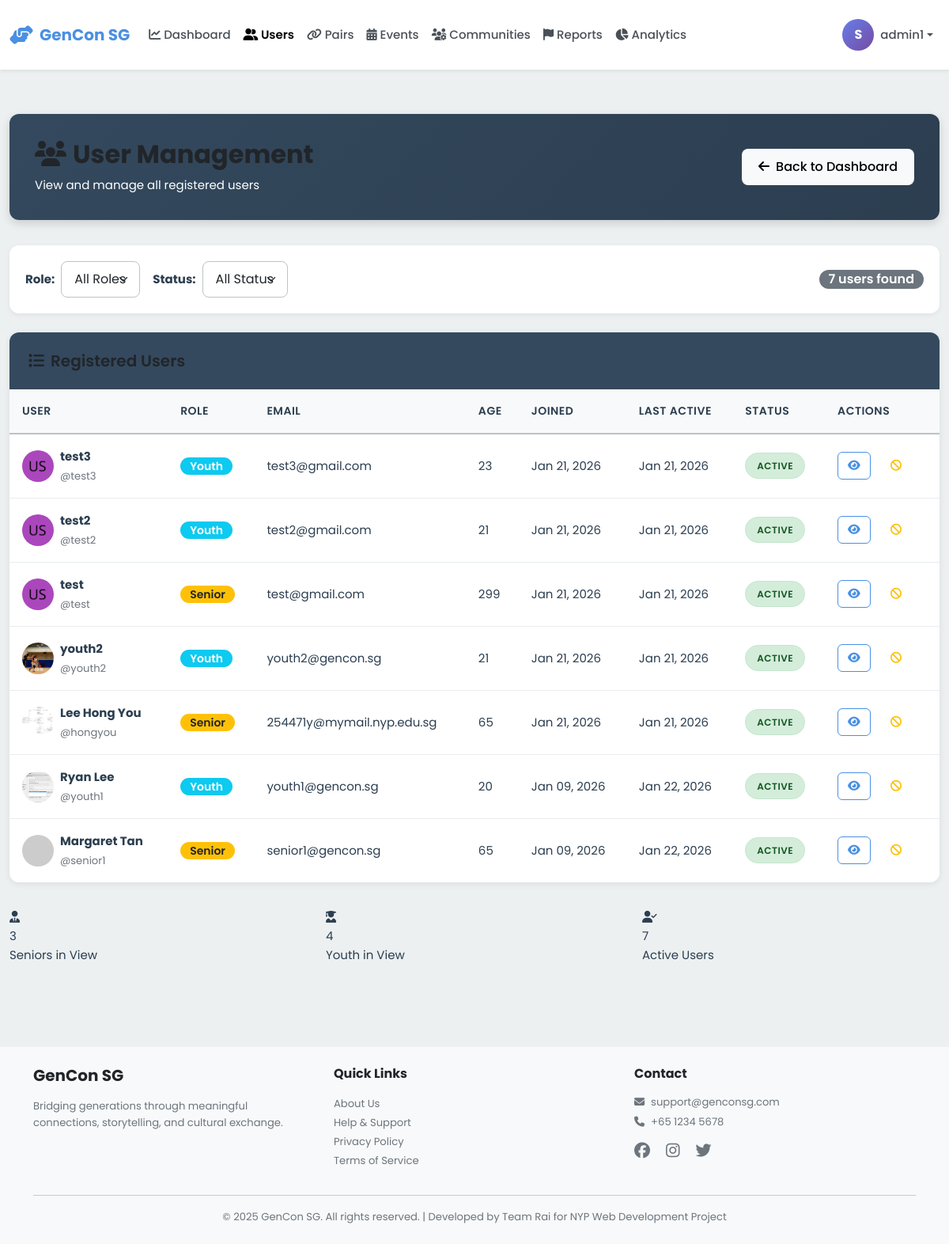
Before: /admin/users (signed in) with the older database file.
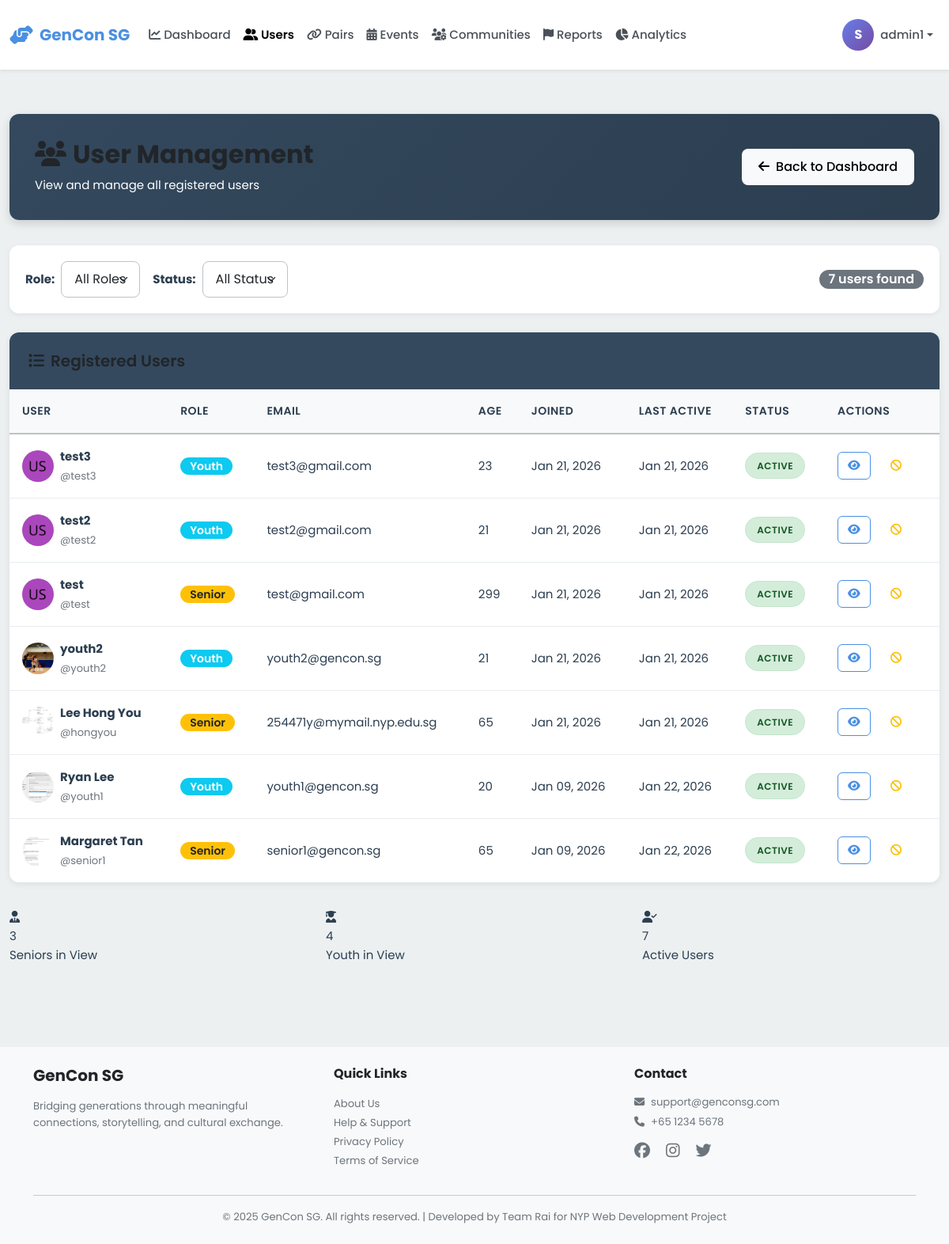
After: the same page with the newer database file.
### models.py (models this page shows, shortened)
class User(db.Model):
    __tablename__ = 'users'
    id = db.Column(db.Integer, primary_key=True)
    username = db.Column(db.String(80), unique=True, nullable=False, index=True)
    password_hash = db.Column(db.String(255), nullable=False)
    email = db.Column(db.String(120), unique=True, nullable=False, index=True)
    full_name = db.Column(db.String(120), nullable=False)
    phone = db.Column(db.String(20))
    age = db.Column(db.Integer, nullable=False)
    bio = db.Column(db.Text)  # User biography
    school = db.Column(db.String(255))  # School or organization for youth
    role = db.Column(db.String(20), nullable=False)  # 'senior', 'youth', or 'admin'
    profile_picture = db.Column(db.String(255), default='default-avatar.png')
    disable_reason = db.Column(db.Text)
    interests_json = db.Column(db.Text)  # Stores interests as JSON array
    languages_json = db.Column(db.Text)  # Stores languages as JSON array
    accessibility_settings_json = db.Column(db.Text)  # Stores settings as JSON object
    created_at = db.Column(db.DateTime, default=datetime.utcnow, nullable=False)
    last_active = db.Column(db.DateTime, default=datetime.utcnow, nullable=False)
    is_active = db.Column(db.Boolean, default=True)
    stories = db.relationship('Story', back_populates='user', lazy='dynamic')
    sent_messages = db.relationship('Message', foreign_keys='Message.sender_id',
                                   back_populates='sender', lazy='dynamic')
    received_messages = db.relationship('Message', foreign_keys='Message.recipient_id',
                                       back_populates='recipient', lazy='dynamic')
    senior_pairs = db.relationship('Pair', foreign_keys='Pair.senior_id',
                                   back_populates='senior', lazy='dynamic')
    youth_pairs = db.relationship('Pair', foreign_keys='Pair.youth_id',
                                 back_populates='youth', lazy='dynamic')
    streak = db.relationship('Streak', back_populates='user', uselist=False)
    badges = db.relationship('Badge', back_populates='user', lazy='dynamic')
    checkins = db.relationship('Checkin', back_populates='user', lazy='dynamic')
    event_participants = db.relationship('EventParticipant', back_populates='user', lazy='dynamic')
    community_members = db.relationship('CommunityMember', back_populates='user', lazy='dynamic')
    @property
    def interests(self):
        """Get interests as Python list from JSON string."""
        if self.interests_json:
            return json.loads(self.interests_json)
        return []
    @interests.setter
    def interests(self, value):
        """Set interests from Python list, store as JSON string."""
        self.interests_json = json.dumps(value)
    @property
    def languages(self):
        """Get languages as Python list from JSON string."""
        if self.languages_json:
            return json.loads(self.languages_json)
        return []
    @languages.setter
    def languages(self, value):
        """Set languages from Python list, store as JSON string."""
        self.languages_json = json.dumps(value)
    @property
    def accessibility_settings(self):
        """Get accessibility settings as Python dict from JSON string."""
        if self.accessibility_settings_json:
            return json.loads(self.accessibility_settings_json)
        return {}

### blueprints/admin.py (the view)
@admin_bp.route('/users')
@admin_required
def users():
    role_filter = request.args.get('role', 'all')
    status_filter = request.args.get('status', 'all')
    query = User.query.filter(User.role != 'admin')
    if role_filter != 'all':
        query = query.filter_by(role=role_filter)
    if status_filter == 'active':
        query = query.filter_by(is_active=True)
    elif status_filter == 'inactive':
        query = query.filter_by(is_active=False)
    users = query.order_by(User.created_at.desc()).all()
    return render_template('admin/users.html',
                         users=users,
                         role_filter=role_filter,
                         status_filter=status_filter)

### templates/admin/users.html (shortened to what this page needs)
{% extends "base.html" %}
{% block extra_css %}
<link rel="stylesheet" href="{{ url_for('static', filename='css/admin.css') }}">
{% endblock %}
{% block content %}
<div class="container-fluid py-4">
    <div class="admin-header">
        <div class="d-flex justify-content-between align-items-center">
            <div>
                <h1><i class="fas fa-users me-2"></i>User Management</h1>
                <p class="mb-0">View and manage all registered users</p>
            </div>
            <a href="{{ url_for('admin.dashboard') }}" class="btn btn-light">
                <i class="fas fa-arrow-left me-2"></i>Back to Dashboard
            </a>
        </div>
    </div>
    <div class="filter-bar">
        <form method="GET" class="d-flex gap-3 flex-wrap align-items-center w-100">
            <div class="d-flex align-items-center gap-2">
                <label for="role" class="fw-bold text-nowrap">Role:</label>
                <select name="role" id="role" class="form-select" onchange="this.form.submit()">
                    <option value="all" {% if role_filter == 'all' %}selected{% endif %}>All Roles</option>
                </select>
            </div>
            <div class="d-flex align-items-center gap-2">
                <label for="status" class="fw-bold text-nowrap">Status:</label>
                <select name="status" id="status" class="form-select" onchange="this.form.submit()">
                    <option value="all" {% if status_filter == 'all' %}selected{% endif %}>All Status</option>
                </select>
            </div>
            <div class="ms-auto">
                <span class="badge bg-secondary fs-6">{{ users|length }} users found</span>
            </div>
        </form>
    </div>
    <div class="data-table-container">
        <div class="table-header">
            <h3><i class="fas fa-list me-2"></i>Registered Users</h3>
        </div>
        {% if users %}
        <table class="data-table">
            <thead>
                <tr>
                    <th>User</th>
                    <th>Role</th>
                    <th>Email</th>
                    <th>Age</th>
                    <th>Joined</th>
                    <th>Last Active</th>
                    <th>Status</th>
                    <th>Actions</th>
                </tr>
            </thead>
            <tbody>
                {% for user in users %}
                <tr>
                    <td>
                        <div class="d-flex align-items-center gap-2">
                            <img src="{{ url_for('static', filename='images/' + (user.profile_picture or 'default-avatar.png')) }}"
                                 alt="Avatar"
                                 class="rounded-circle"
                                 style="width: 40px; height: 40px; object-fit: cover;"
                                 onerror="this.src='https://ui-avatars.com/api/?name={{ user.full_name }}&background=random'">
                            <div>
                                <div class="fw-bold">{{ user.full_name }}</div>
                                <small class="text-muted">@{{ user.username }}</small>
                            </div>
                        </div>
                    </td>
                    <td>
                        <span class="badge {% if user.role == 'senior' %}bg-warning text-dark{% else %}bg-info{% endif %}">
                            {{ user.role|capitalize }}
                        </span>
                    </td>
                    <td>{{ user.email }}</td>
                    <td>{{ user.age }}</td>
                    <td>{{ user.created_at.strftime('%b %d, %Y') }}</td>
                    <td>{{ user.last_active.strftime('%b %d, %Y') }}</td>
                    <td>
                        {% if user.is_active %}
                        <span class="status-badge active">Active</span>
                        {% else %}
                        <span class="status-badge inactive">Inactive</span>
                        {% endif %}
                    </td>
                    <td>
                        <a href="{{ url_for('admin.user_detail', user_id=user.id) }}"
                           class="btn btn-sm btn-outline-primary table-action-btn"
                           title="View Details">
                            <i class="fas fa-eye"></i>
                        </a>
                        <button class="btn btn-sm btn-outline-warning table-action-btn"
                                title="Toggle Status"
                                onclick="toggleUserStatus({{ user.id }})">
                            <i class="fas fa-ban"></i>
                        </button>
                    </td>
                </tr>
                {% endfor %}
            </tbody>
        </table>
        {% else %}
        <div class="text-center py-5">
            <i class="fas fa-users fa-3x text-muted mb-3"></i>
            <h5 class="text-muted">No users found</h5>
            <p class="text-muted">Try adjusting your filters</p>
        </div>
        {% endif %}
    </div>
    <div class="row mt-4">
        <div class="col-md-4">
            <div class="stat-card seniors">
                <div class="stat-icon"><i class="fas fa-user-tie"></i></div>
                <div class="stat-value">{{ users|selectattr('role', 'equalto', 'senior')|list|length }}</div>
                <div class="stat-label">Seniors in View</div>
            </div>
        </div>
        <div class="col-md-4">
            <div class="stat-card youth">
                <div class="stat-icon"><i class="fas fa-user-graduate"></i></div>
                <div class="stat-value">{{ users|selectattr('role', 'equalto', 'youth')|list|length }}</div>
                <div class="stat-label">Youth in View</div>
            </div>
        </div>
        <div class="col-md-4">
            <div class="stat-card">
                <div class="stat-icon"><i class="fas fa-user-check"></i></div>
                <div class="stat-value">{{ users|selectattr('is_active')|list|length }}</div>
                <div class="stat-label">Active Users</div>
            </div>
        </div>
    </div>
</div>
{% endblock %}

Changed rows visible on the page:
changed User "Margaret Tan": profile_picture: picture added in place of a placeholder
